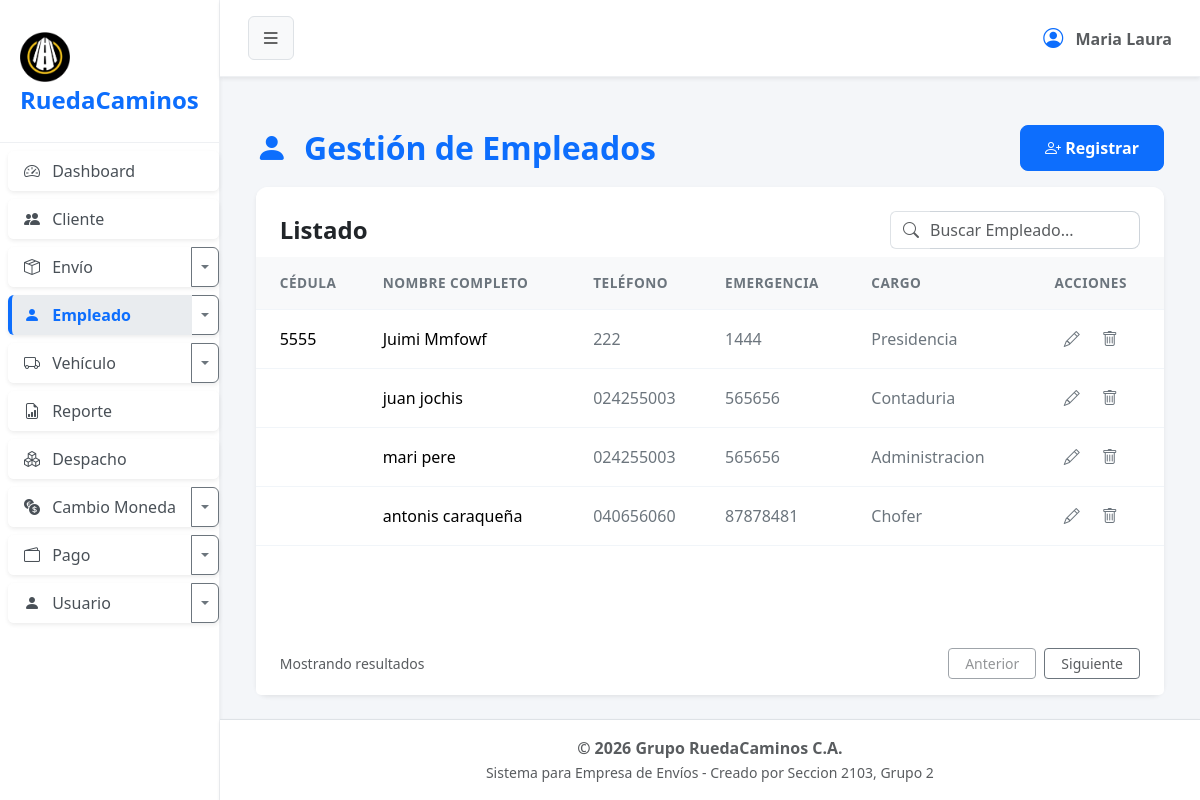
The app's page /?url=empleado, older data.
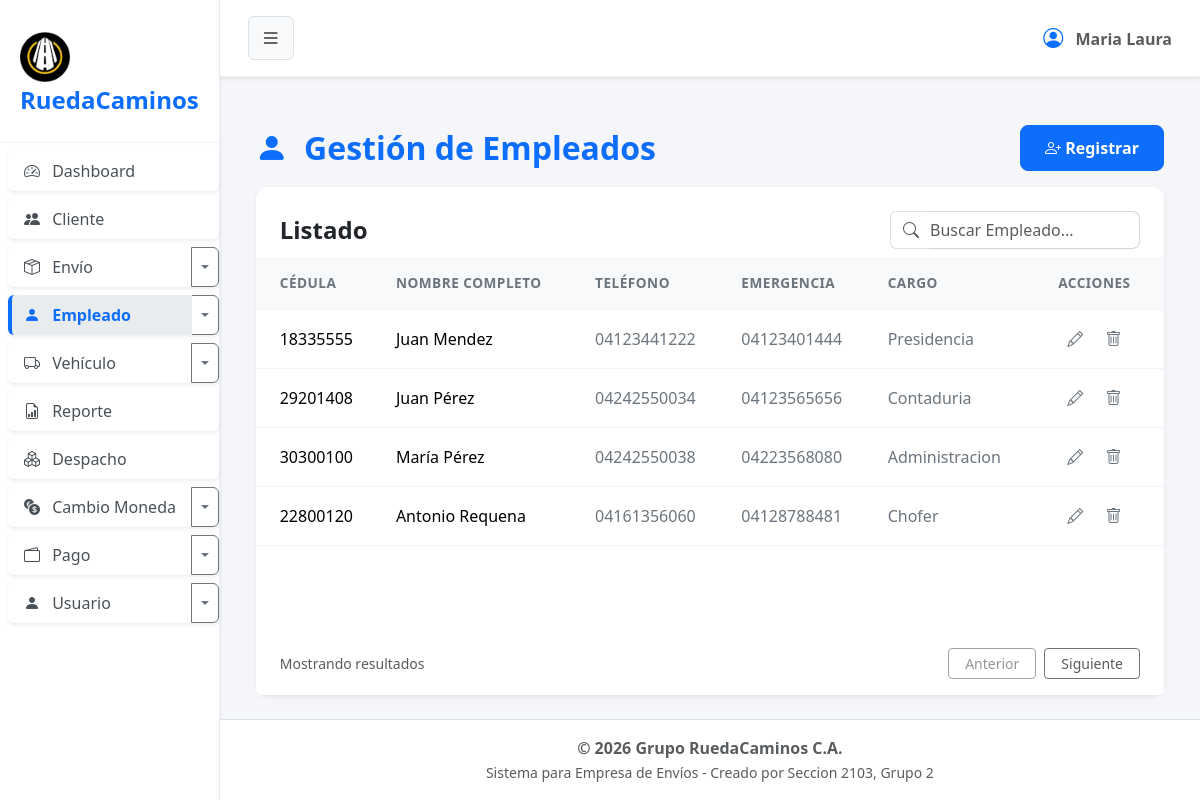
The same page, newer data.
### tables this page shows
CREATE TABLE `empleado` (
  `cod_empleado` int(2) NOT NULL,
  `cedula` varchar(8) NOT NULL,
  `nombre` varchar(100) NOT NULL,
  `apellido` varchar(100) NOT NULL,
  `telefono` varchar(12) NOT NULL,
  `telefono_emergencia` varchar(12) DEFAULT NULL,
  `cod_cargo` int(1) NOT NULL,
  `estado` tinyint(1) NOT NULL
);

CREATE TABLE `cargo` (
  `cod_cargo` int(1) NOT NULL,
  `nombre` varchar(15) NOT NULL,
  `estado` tinyint(1) NOT NULL
);

### app/controller/empleadoController.php (called while the page is built, shortened)
<?php
$empleado = new Empleado();
$registros = $empleado->obt_RegistrosEmpleado();
include 'app/view/layout/header.php';
include 'app/view/empleado/empleadoView.php';
include 'app/view/layout/footer.php';
?>

### index.php (called while the page is built, shortened)
<?php
    $frontController = new FrontController();
?>

### app/config/Conexion.php (called while the page is built, shortened)
<?php
abstract class Conexion
{
    public $host = "localhost";
    public $namedb = "grupo_ruedacaminos";
    public $userdb = "root";
    public $passwd = "";
    public function __construct()
    {
        $this->conexion = $this->getConnection();
    }
    public function getConnection(): PDO
    {
        try {
            $dsn = "mysql:host=" . $this->host . ";dbname=" . $this->namedb . ";charset=utf8";
            $conexion = new PDO($dsn, $this->userdb, $this->passwd);
            $conexion->setAttribute(PDO::ATTR_ERRMODE, PDO::ERRMODE_EXCEPTION);
        } catch (PDOException $error) {
            die('No se pudo conectar a la base de datos, error:' . $error->getMessage());
        }
        return $conexion;
    }
}

### app/model/Empleado.php (called while the page is built, shortened)
<?php
class Empleado extends Conexion
{
    public function obt_RegistrosEmpleado()
    {
        try {
            $sentencia = "SELECT e.*, c.nombre as nombre_cargo
                        FROM empleado e
                        INNER JOIN cargo c ON e.cod_cargo = c.cod_cargo
                        WHERE e.estado = 1";
            $select = $this->conexion->prepare($sentencia);
            $select->execute();
            return $select->fetchAll(\PDO::FETCH_ASSOC);
        } catch (\PDOException $e) {
            return [];
        }
    }
}

### app/view/empleado/componentes/tabla.php (the view)
<div class="card-body p-0">
    <div class="table-responsive">
        <table class="table table-hover align-middle mb-0">
            <thead class="table-light table-header-custom">
                <tr>
                    <th class="ps-4">CÉDULA</th>
                    <th>NOMBRE COMPLETO</th>
                    <th>TELÉFONO</th>
                    <th>EMERGENCIA</th>
                    <th>CARGO</th>
                    <th class="pe-4 text-center">ACCIONES</th>
                </tr>
            </thead>
            <tbody>
                <?php if (!empty($registros)): ?>
                    <?php foreach ($registros as $fila): ?>
                        <tr>
                            <td class="ps-4 fw-medium"><?= $fila['cedula'] ?></td>
                            <td><span class="fw-medium"><?= $fila['nombre'] . ' ' . $fila['apellido'] ?></span></td>
                            <td class="text-secondary"><?= $fila['telefono'] ?></td>
                            <td class="text-secondary"><?= $fila['telefono_emergencia'] ?></td>
                            <td class="text-secondary"><?= ucfirst($fila['nombre_cargo']) ?></td>
                            <td class="pe-4 text-center">
                                <button type="button" class="btn btn-link text-secondary p-0 m-0 align-baseline me-3 btn-editar" title="Editar"
                                    data-bs-toggle="modal" data-bs-target="#modalEditar"
                                    data-id="<?= $fila['cod_empleado'] ?>"
                                    data-cedula="<?= $fila['cedula'] ?>"
                                    data-nombre="<?= $fila['nombre'] ?>"
                                    data-apellido="<?= $fila['apellido'] ?>"
                                    data-telefono="<?= $fila['telefono'] ?>"
                                    data-emergencia="<?= $fila['telefono_emergencia'] ?>"
                                    data-cargo="<?= $fila['cod_cargo'] ?>">
                                    <i class="bi bi-pencil"></i>
                                </button>
                                <button type="button" class="btn btn-link text-secondary p-0 m-0 align-baseline btn-eliminar" title="Eliminar"
                                    data-id="<?= $fila['cod_empleado'] ?>">
                                    <i class="bi bi-trash"></i>
                                </button>
                            </td>
                        </tr>
                    <?php endforeach; ?>
                <?php else: ?>
                    <tr><td colspan="6" class="text-center">No hay registros disponibles.</td></tr>
                <?php endif; ?>
            </tbody>
        </table>
    </div>
</div>

Row changes from the older to the newer data that the page shows:
removed empleado: cedula "5555", nombre "Juimi", apellido "Mmfowf", telefono "222", telefono_emergencia "1444", cod_cargo.nombre "Presidencia"
removed empleado: nombre "juan", apellido "jochis", telefono "024255003", telefono_emergencia "565656", cod_cargo.nombre "Contaduria"
removed empleado: nombre "mari", apellido "pere", telefono "024255003", telefono_emergencia "565656", cod_cargo.nombre "Administracion"
removed empleado: nombre "antonis", apellido "caraqueña", telefono "040656060", telefono_emergencia "87878481", cod_cargo.nombre "Chofer"
added empleado: cedula "18335555", nombre "Juan", apellido "Mendez", telefono "04123441222", telefono_emergencia "04123401444", cod_cargo.nombre "Presidencia"
added empleado: cedula "29201408", nombre "Juan", apellido "Pérez", telefono "04242550034", telefono_emergencia "04123565656", cod_cargo.nombre "Contaduria"
added empleado: cedula "30300100", nombre "María", apellido "Pérez", telefono "04242550038", telefono_emergencia "04223568080", cod_cargo.nombre "Administracion"
added empleado: cedula "22800120", nombre "Antonio", apellido "Requena", telefono "04161356060", telefono_emergencia "04128788481", cod_cargo.nombre "Chofer"
